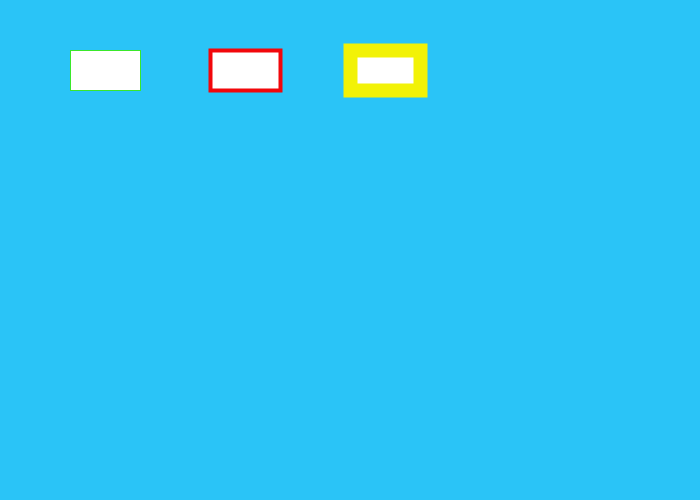
Frame 1 (no input)
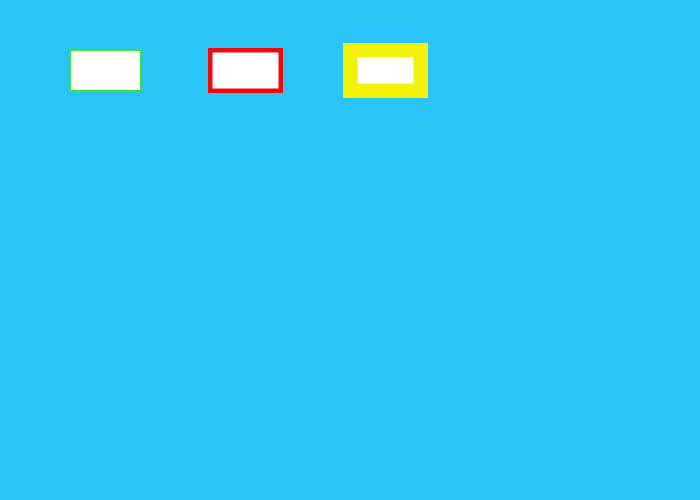
Frame 60 (the mouse pressed at the canvas centre just before this capture)
Frame 120 (the mouse held since frame 60 and released just before this capture): identical to frame 60, image omitted

The Processing sketch that drew these frames (run headless with seeded random() and noise(); from frame 60 on, the mouse is pressed at the canvas centre):

// Processing sketch: smiley_face
// ── smiley_face.pde
/**
 * processing-graphics-assignment-1-smiley-face
 * by Sarah Flesher
 *
 * This is an assignment for Comp Sci 10. This will be fun.
 * 
 */

void setup() {
  size(700, 500);
  background(42, 196, 247);

}

void draw() {
  stroke(58, 232, 42);
  strokeWeight(1);
  rect(70, 50, 70, 40);
  stroke(242, 7, 11);
  strokeWeight(4);
  rect(210, 50, 70, 40);
  stroke(242, 242, 7);
  strokeWeight(14);
  rect(350, 50, 70, 40);

}
